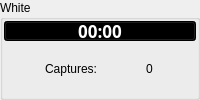
            <widget class="QGroupBox" name="whiteFrame" >
             <property name="sizePolicy" >
              <sizepolicy>
               <hsizetype>5</hsizetype>
               <vsizetype>1</vsizetype>
               <horstretch>0</horstretch>
               <verstretch>0</verstretch>
              </sizepolicy>
             </property>
             <property name="minimumSize" >
              <size>
               <width>16</width>
               <height>60</height>
              </size>
             </property>
             <property name="title" >
              <string>White</string>
             </property>
             <layout class="QVBoxLayout" >
              <property name="margin" >
               <number>1</number>
              </property>
              <property name="spacing" >
               <number>0</number>
              </property>
              <item>
               <widget class="QPushButton" name="pb_timeWhite" >
                <property name="sizePolicy" >
                 <sizepolicy>
                  <hsizetype>7</hsizetype>
                  <vsizetype>1</vsizetype>
                  <horstretch>0</horstretch>
                  <verstretch>0</verstretch>
                 </sizepolicy>
                </property>
                <property name="maximumSize" >
                 <size>
                  <width>16777215</width>
                  <height>20</height>
                 </size>
                </property>
                <property name="palette" >
                 <palette>
                  <active>
                   <colorrole role="WindowText" >
                    <brush brushstyle="SolidPattern" >
                     <color alpha="255" >
                      <red>255</red>
                      <green>255</green>
                      <blue>255</blue>
                     </color>
                    </brush>
                   </colorrole>
                   <colorrole role="Button" >
                    <brush brushstyle="SolidPattern" >
                     <color alpha="255" >
                      <red>0</red>
                      <green>0</green>
                      <blue>0</blue>
                     </color>
                    </brush>
                   </colorrole>
                   <colorrole role="Light" >
                    <brush brushstyle="SolidPattern" >
                     <color alpha="255" >
                      <red>0</red>
                      <green>0</green>
                      <blue>0</blue>
                     </color>
                    </brush>
                   </colorrole>
                   <colorrole role="Midlight" >
                    <brush brushstyle="SolidPattern" >
                     <color alpha="255" >
                      <red>0</red>
                      <green>0</green>
                      <blue>0</blue>
                     </color>
                    </brush>
                   </colorrole>
                   <colorrole role="Dark" >
                    <brush brushstyle="SolidPattern" >
                     <color alpha="255" >
                      <red>0</red>
                      <green>0</green>
                      <blue>0</blue>
                     </color>
                    </brush>
                   </colorrole>
                   <colorrole role="Mid" >
                    <brush brushstyle="SolidPattern" >
                     <color alpha="255" >
                      <red>0</red>
                      <green>0</green>
                      <blue>0</blue>
                     </color>
                    </brush>
                   </colorrole>
                   <colorrole role="Text" >
                    <brush brushstyle="SolidPattern" >
                     <color alpha="255" >
                      <red>255</red>
                      <green>255</green>
                      <blue>255</blue>
                     </color>
                    </brush>
                   </colorrole>
                   <colorrole role="BrightText" >
                    <brush brushstyle="SolidPattern" >
                     <color alpha="255" >
                      <red>255</red>
                      <green>255</green>
                      <blue>255</blue>
                     </color>
                    </brush>
                   </colorrole>
                   <colorrole role="ButtonText" >
                    <brush brushstyle="SolidPattern" >
                     <color alpha="255" >
                      <red>255</red>
                      <green>255</green>
                      <blue>255</blue>
                     </color>
                    </brush>
                   </colorrole>
                   <colorrole role="Base" >
                    <brush brushstyle="SolidPattern" >
                     <color alpha="255" >
                      <red>0</red>
                      <green>0</green>
                      <blue>0</blue>
                     </color>
                    </brush>
                   </colorrole>
                   <colorrole role="Window" >
                    <brush brushstyle="SolidPattern" >
                     <color alpha="255" >
                      <red>0</red>
                      <green>0</green>
                      <blue>0</blue>
                     </color>
                    </brush>
                   </colorrole>
                   <colorrole role="Shadow" >
                    <brush brushstyle="SolidPattern" >
                     <color alpha="255" >
                      <red>0</red>
                      <green>0</green>
                      <blue>0</blue>
                     </color>
                    </brush>
                   </colorrole>
                   <colorrole role="Highlight" >
                    <brush brushstyle="SolidPattern" >
                     <color alpha="255" >
                      <red>103</red>
                      <green>141</green>
                      <blue>178</blue>
                     </color>
                    </brush>
                   </colorrole>
                   <colorrole role="HighlightedText" >
                    <brush brushstyle="SolidPattern" >
                     <color alpha="255" >
                      <red>255</red>
                      <green>255</green>
                      <blue>255</blue>
                     </color>
                    </brush>
                   </colorrole>
                   <colorrole role="Link" >
                    <brush brushstyle="SolidPattern" >
                     <color alpha="255" >
                      <red>0</red>
                      <green>0</green>
                      <blue>238</blue>
                     </color>
                    </brush>
                   </colorrole>
                   <colorrole role="LinkVisited" >
                    <brush brushstyle="SolidPattern" >
                     <color alpha="255" >
                      <red>82</red>
                      <green>24</green>
                      <blue>139</blue>
                     </color>
                    </brush>
                   </colorrole>
                   <colorrole role="AlternateBase" >
                    <brush brushstyle="SolidPattern" >
                     <color alpha="255" >
                      <red>0</red>
                      <green>0</green>
                      <blue>0</blue>
                     </color>
                    </brush>
                   </colorrole>
                  </active>
                  <inactive>
                   <colorrole role="WindowText" >
                    <brush brushstyle="SolidPattern" >
                     <color alpha="255" >
                      <red>255</red>
                      <green>255</green>
                      <blue>255</blue>
                     </color>
                    </brush>
                   </colorrole>
                   <colorrole role="Button" >
                    <brush brushstyle="SolidPattern" >
                     <color alpha="255" >
                      <red>0</red>
                      <green>0</green>
                      <blue>0</blue>
                     </color>
                    </brush>
                   </colorrole>
                   <colorrole role="Light" >
                    <brush brushstyle="SolidPattern" >
                     <color alpha="255" >
                      <red>0</red>
                      <green>0</green>
                      <blue>0</blue>
                     </color>
                    </brush>
                   </colorrole>
                   <colorrole role="Midlight" >
                    <brush brushstyle="SolidPattern" >
                     <color alpha="255" >
                      <red>0</red>
                      <green>0</green>
                      <blue>0</blue>
                     </color>
                    </brush>
                   </colorrole>
                   <colorrole role="Dark" >
                    <brush brushstyle="SolidPattern" >
                     <color alpha="255" >
                      <red>0</red>
                      <green>0</green>
                      <blue>0</blue>
                     </color>
                    </brush>
                   </colorrole>
                   <colorrole role="Mid" >
                    <brush brushstyle="SolidPattern" >
                     <color alpha="255" >
                      <red>0</red>
                      <green>0</green>
                      <blue>0</blue>
                     </color>
                    </brush>
                   </colorrole>
                   <colorrole role="Text" >
                    <brush brushstyle="SolidPattern" >
                     <color alpha="255" >
                      <red>255</red>
                      <green>255</green>
                      <blue>255</blue>
                     </color>
                    </brush>
                   </colorrole>
                   <colorrole role="BrightText" >
                    <brush brushstyle="SolidPattern" >
                     <color alpha="255" >
                      <red>255</red>
                      <green>255</green>
                      <blue>255</blue>
                     </color>
                    </brush>
                   </colorrole>
                   <colorrole role="ButtonText" >
                    <brush brushstyle="SolidPattern" >
                     <color alpha="255" >
                      <red>255</red>
                      <green>255</green>
                      <blue>255</blue>
                     </color>
                    </brush>
                   </colorrole>
                   <colorrole role="Base" >
                    <brush brushstyle="SolidPattern" >
                     <color alpha="255" >
                      <red>0</red>
                      <green>0</green>
                      <blue>0</blue>
                     </color>
                    </brush>
                   </colorrole>
                   <colorrole role="Window" >
                    <brush brushstyle="SolidPattern" >
                     <color alpha="255" >
                      <red>0</red>
                      <green>0</green>
                      <blue>0</blue>
                     </color>
                    </brush>
                   </colorrole>
                   <colorrole role="Shadow" >
                    <brush brushstyle="SolidPattern" >
                     <color alpha="255" >
                      <red>0</red>
                      <green>0</green>
                      <blue>0</blue>
                     </color>
                    </brush>
                   </colorrole>
                   <colorrole role="Highlight" >
                    <brush brushstyle="SolidPattern" >
                     <color alpha="255" >
                      <red>103</red>
                      <green>141</green>
                      <blue>178</blue>
                     </color>
                    </brush>
                   </colorrole>
                   <colorrole role="HighlightedText" >
                    <brush brushstyle="SolidPattern" >
                     <color alpha="255" >
                      <red>255</red>
                      <green>255</green>
                      <blue>255</blue>
                     </color>
                    </brush>
                   </colorrole>
                   <colorrole role="Link" >
                    <brush brushstyle="SolidPattern" >
                     <color alpha="255" >
                      <red>0</red>
                      <green>0</green>
                      <blue>238</blue>
                     </color>
                    </brush>
                   </colorrole>
                   <colorrole role="LinkVisited" >
                    <brush brushstyle="SolidPattern" >
                     <color alpha="255" >
                      <red>82</red>
                      <green>24</green>
                      <blue>139</blue>
                     </color>
                    </brush>
                   </colorrole>
                   <colorrole role="AlternateBase" >
                    <brush brushstyle="SolidPattern" >
                     <color alpha="255" >
                      <red>0</red>
                      <green>0</green>
                      <blue>0</blue>
                     </color>
                    </brush>
                   </colorrole>
                  </inactive>
                  <disabled>
                   <colorrole role="WindowText" >
                    <brush brushstyle="SolidPattern" >
                     <color alpha="255" >
                      <red>0</red>
                      <green>0</green>
                      <blue>0</blue>
                     </color>
                    </brush>
                   </colorrole>
                   <colorrole role="Button" >
                    <brush brushstyle="SolidPattern" >
                     <color alpha="255" >
                      <red>0</red>
                      <green>0</green>
                      <blue>0</blue>
                     </color>
                    </brush>
                   </colorrole>
                   <colorrole role="Light" >
                    <brush brushstyle="SolidPattern" >
                     <color alpha="255" >
                      <red>0</red>
                      <green>0</green>
                      <blue>0</blue>
                     </color>
                    </brush>
                   </colorrole>
                   <colorrole role="Midlight" >
                    <brush brushstyle="SolidPattern" >
                     <color alpha="255" >
                      <red>0</red>
                      <green>0</green>
                      <blue>0</blue>
                     </color>
                    </brush>
                   </colorrole>
                   <colorrole role="Dark" >
                    <brush brushstyle="SolidPattern" >
                     <color alpha="255" >
                      <red>0</red>
                      <green>0</green>
                      <blue>0</blue>
                     </color>
                    </brush>
                   </colorrole>
                   <colorrole role="Mid" >
                    <brush brushstyle="SolidPattern" >
                     <color alpha="255" >
                      <red>0</red>
                      <green>0</green>
                      <blue>0</blue>
                     </color>
                    </brush>
                   </colorrole>
                   <colorrole role="Text" >
                    <brush brushstyle="SolidPattern" >
                     <color alpha="255" >
                      <red>0</red>
                      <green>0</green>
                      <blue>0</blue>
                     </color>
                    </brush>
                   </colorrole>
                   <colorrole role="BrightText" >
                    <brush brushstyle="SolidPattern" >
                     <color alpha="255" >
                      <red>255</red>
                      <green>255</green>
                      <blue>255</blue>
                     </color>
                    </brush>
                   </colorrole>
                   <colorrole role="ButtonText" >
                    <brush brushstyle="SolidPattern" >
                     <color alpha="255" >
                      <red>0</red>
                      <green>0</green>
                      <blue>0</blue>
                     </color>
                    </brush>
                   </colorrole>
                   <colorrole role="Base" >
                    <brush brushstyle="SolidPattern" >
                     <color alpha="255" >
                      <red>0</red>
                      <green>0</green>
                      <blue>0</blue>
                     </color>
                    </brush>
                   </colorrole>
                   <colorrole role="Window" >
                    <brush brushstyle="SolidPattern" >
                     <color alpha="255" >
                      <red>0</red>
                      <green>0</green>
                      <blue>0</blue>
                     </color>
                    </brush>
                   </colorrole>
                   <colorrole role="Shadow" >
                    <brush brushstyle="SolidPattern" >
                     <color alpha="255" >
                      <red>0</red>
                      <green>0</green>
                      <blue>0</blue>
                     </color>
                    </brush>
                   </colorrole>
                   <colorrole role="Highlight" >
                    <brush brushstyle="SolidPattern" >
                     <color alpha="255" >
                      <red>86</red>
                      <green>117</green>
                      <blue>148</blue>
                     </color>
                    </brush>
                   </colorrole>
                   <colorrole role="HighlightedText" >
                    <brush brushstyle="SolidPattern" >
                     <color alpha="255" >
                      <red>255</red>
                      <green>255</green>
                      <blue>255</blue>
                     </color>
                    </brush>
                   </colorrole>
                   <colorrole role="Link" >
                    <brush brushstyle="SolidPattern" >
                     <color alpha="255" >
                      <red>0</red>
                      <green>0</green>
                      <blue>238</blue>
                     </color>
                    </brush>
                   </colorrole>
                   <colorrole role="LinkVisited" >
                    <brush brushstyle="SolidPattern" >
                     <color alpha="255" >
                      <red>82</red>
                      <green>24</green>
                      <blue>139</blue>
                     </color>
                    </brush>
                   </colorrole>
                   <colorrole role="AlternateBase" >
                    <brush brushstyle="SolidPattern" >
                     <color alpha="255" >
                      <red>0</red>
                      <green>0</green>
                      <blue>0</blue>
                     </color>
                    </brush>
                   </colorrole>
                  </disabled>
                 </palette>
                </property>
                <property name="font" >
                 <font>
                  <family>Sans Serif</family>
                  <pointsize>13</pointsize>
                  <weight>75</weight>
                  <italic>false</italic>
                  <bold>true</bold>
                  <underline>false</underline>
                  <strikeout>false</strikeout>
                 </font>
                </property>
                <property name="toolTip" >
                 <string>remaining time / stones</string>
                </property>
                <property name="whatsThis" >
                 <string>Clock

shows remaining time or byoyomi time / remaining stones.

Click on
- your own clock for pause request (NNGS) or
- the opponent's clock to give him additional time of one minute.</string>
                </property>
                <property name="text" >
                 <string>00:00</string>
                </property>
                <property name="flat" >
                 <bool>false</bool>
                </property>
               </widget>
              </item>
              <item>
               <layout class="QHBoxLayout" >
                <property name="margin" >
                 <number>0</number>
                </property>
                <property name="spacing" >
                 <number>6</number>
                </property>
                <item>
                 <widget class="QLabel" name="TextLabel2" >
                  <property name="text" >
                   <string>Captures:</string>
                  </property>
                  <property name="alignment" >
                   <set>Qt::AlignRight|Qt::AlignTrailing|Qt::AlignVCenter</set>
                  </property>
                 </widget>
                </item>
                <item>
                 <widget class="QLabel" name="capturesWhite" >
                  <property name="text" >
                   <string>0</string>
                  </property>
                  <property name="alignment" >
                   <set>Qt::AlignCenter</set>
                  </property>
                  <property name="margin" >
                   <number>0</number>
                  </property>
                 </widget>
                </item>
               </layout>
              </item>
             </layout>
            </widget>
